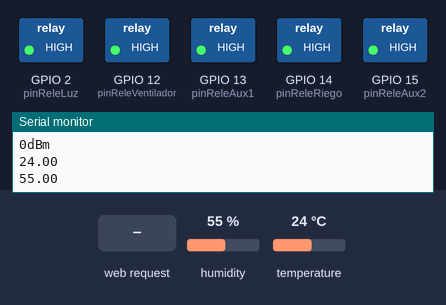
The sketch below on a simulated ESP8266 (NodeMCU). Shown: switched loads named in the sketch (green lamp = pin HIGH), the last lines printed to the serial monitor. Inputs (shaded band) come from the test bench; at power-on: humidity 55 %, temperature 24 °C. The local clock reads 2024-03-15 10:24:30 at power-on unless the sketch sets it.

Above: at 1.2 s.
1.3 s: HTTP request GET /luz received
At 2.2 s:
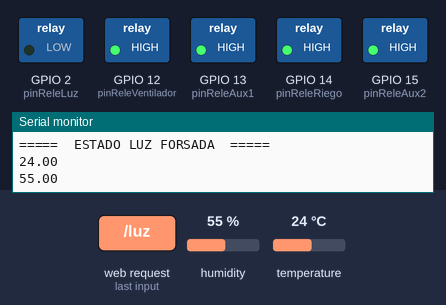
2.8 s: HTTP request GET /riego received
At 3.4 s:
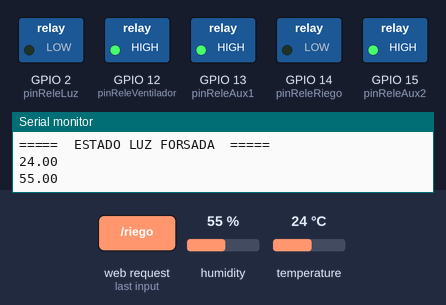
4.3 s: HTTP request GET /restaurar received
At 6.3 s:
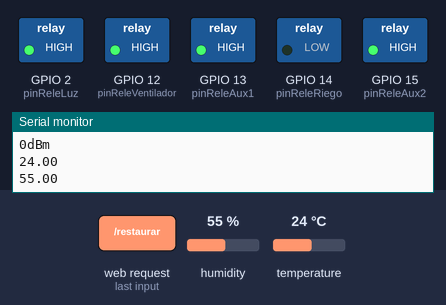
Timing chart, 0 to 7.8 s (numbered marks = the images above; inputs shaded):
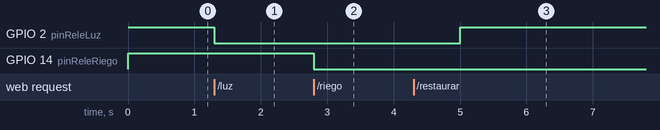

Measured:
- after the input at 1.3 s, GPIO 2 (pinReleLuz): HIGH → LOW at once
- after the input at 2.8 s, GPIO 14 (pinReleRiego): HIGH → LOW at once
- after the input at 4.3 s, GPIO 2 (pinReleLuz): LOW → HIGH after 0.70 s

The sketch:

CultivaAuto_horaTimeRTC.ino
```cpp
//  ==============================--------------------------------------- Librerias ------------------------------------==========================================
#include <Arduino.h>

#include <ESP8266WiFi.h>
#include <Hash.h>
#include <ESPAsyncTCP.h>
#include <ESPAsyncWebServer.h>

#include <Adafruit_Sensor.h>
#include <DHT.h>

//#include <Time.h>

// ============ Librerias RTC ==================
#include <Wire.h>
#include "RTClib.h"

RTC_DS1307 rtc;

#include <Time.h>

// ======================= DEACRIPCION PINES ==========================================================0
/**
 * D1 = RTC SCL
 * D2 = RTC SDA
 * D3 = RELE IN1
 * D4 = DHT 22
 * D5 = RELE IN2
 * D6 = RELE IN3
 * D7 = RELE IN4
 * D8 = RELE IN5
 */

//=================================================================================================================================================================================
//--------------- Declaracion de Varables  -----------------------


// ------- RED GENERADA -------------------------
const char* passwordNode = "cultiva2022";
const char* ssidNode = "Cultiva_Node_1";

#define DHTPIN 0     // pin D3
#define DHTTYPE    DHT22     // DHT 22 (AM2302)
DHT dht(DHTPIN, DHTTYPE);

// ---- RSSI -----
long rssi;

//----  Rele ----
int pinReleLuz = 2; // D4
int pinReleRiego = 14; // D5
int pinReleVentilador = 12; // D6
int pinReleAux1 = 13; // D7
int pinReleAux2 = 15; // D8
//int pinReleAux3 = 13; // D7

//------- parametros encendido automatico -------------
int horaInicioAutLuz = 18; // Hora inicio automatizacion luz
int minutoInicioAutLuz = 0; // Minuto inicio automatizacion luz
int horaFinAutLuz = 23; // Hora fin automatizacion luz
int minutoFinAutLuz = 0; // Minuto inicio automatizacion luz


// current temperature & humidity, updated in loop()
float t = 0.0;
float h = 0.0;

String fechaHora;
String estadoLuzStr="APAGADO";
String estadoLuzForceStr = "AUTONOMO";

//variables de control
boolean estadoLuz = false;
boolean estadoLuzForce = false;

boolean estadoRiego = false;
String estadoRiegoStr="APAGADO";

// Variables Fecha RTC
int segundo,minuto,hora,dia,mes;
long anio; //variable año
DateTime HoraFecha;

boolean isSetHoraLocal = true;
// Create AsyncWebServer object on port 80
AsyncWebServer server(80);

// Generally, you should use "unsigned long" for variables that hold time
// The value will quickly become too large for an int to store
unsigned long previousMillis = 0;    // will store last time DHT was updated

// Updates DHT readings every 10 seconds
const long interval = 1000;

const char index_html[] PROGMEM = R"rawliteral(
<!DOCTYPE HTML><html>
<head>
  <meta name="viewport" content="width=device-width, initial-scale=1">
  <style>
    html {
     font-family: Arial;
     display: inline-block;
     margin: 0px auto;
     text-align: center;
    }
    h2 { font-size: 2.0rem; }
    p { font-size: 2.0rem; }
    .units { font-size: 1.2rem; }
    .labels{
      font-size: 1 rem;
      vertical-align:middle;
      padding-bottom: 10px;
    }

      .boton_amarillo{
      display: block;
      text-align: center;
      align-items: center;
      vertical-align: middle;line-height: 80px;
      text-decoration: none;
      padding: 10px;
      width:200px;
      height:108px;
      font-weight: 400;
      font-size: 30px;
      color: #000000;
      background-color: #E6E6DA;
      border-radius: 6px;
      border: 2px solid #0016b0;
      }

      .boton_config{
        display: block;
        text-align: center;
        align-items: center;
        vertical-align: middle;
        line-height: 80px;
        text-decoration: none;
        padding: 10px;
        width:200px;
        height:108px;
        font-weight: 400;
        font-size: 30px;
        color: #ffffff;
        background-color: #8C623E;
        border-radius: 6px;
        border: 2px solid #0ca66e;
        }

      .boton_azul_claro{
        display: block;
        text-align: center;
        align-items: center;
        vertical-align: middle;
        line-height: 80px;
        text-decoration: none;
        padding: 10px;
        width:200px;
        height:108px;
        font-weight: 400;
        font-size: 30px;
        color: #ffffff;
        background-color: #2A4D39;
        border-radius: 6px;
        border: 2px solid #0ca66e;
      }
      .boton_azul_ventilador{
        display: block;
        text-align: center;
        align-items: center;
        vertical-align: middle;
        line-height: 80px;
        text-decoration: none;
        padding: 10px;
        width:200px;
        height:108px;
        font-weight: 400;
        font-size: 30px;
        color: #ffffff;
        background-color: #85A65B;
        border-radius: 6px;
        border: 2px solid #0ca66e;
      }

      .auxiliar{
        display: block;
        text-align: center;
        align-items: center;
        vertical-align: middle;
        line-height: 80px;
        text-decoration: none;
        padding: 10px;
        width:200px;
        height:108px;
        font-weight: 400;
        font-size: 30px;
        color: #ffffff;
        background-color: #CED998;
        border-radius: 6px;
        border: 2px solid #0ca66e;
      }
  </style>
</head>
<body>
  <h2>--- Node 1 ---</h2>
  <p>
    <span class="labels">Temperature</span>
    <span id="temperature">%TEMPERATURE%</span>
    <sup class="units">&deg;C</sup>
  </p>
  <p>
    <span class="labels">Humidity</span>
    <span id="humidity">%HUMIDITY%</span>
    <sup class="units">%</sup>
  </p>

  <div align='center'>
    <TABLE>
      <TR>
        <TD>
        </TD>
      </TR>
      <TR>

      </TR>
      <TR>
        <TD>
          <p id="botonLuz" class='boton_amarillo' onclick="encenderLuz()">
            LUZ
          </p>
        </TD>
      </TR>
      <TR>
        <TD>

        </TD>
      </TR>
      <TR>
        <TD>
           <p>
            <span id="estadoLogica">%ESTADO%</span>
          </p>
        </TD>
      </TR>
      <TR>

      </TR>
      <TR>
        <TD>
          <p>
            <span id="fechahora">%DATE%</span>
          </p>
        </TD>
      </TR>

      </TR>
      <TR>
        <TD>
          <a class='boton_config' >
            Config
          </a>
        </TD>
      </TR>
      <TR>

      </TR>
      <TR>
        <TD>
        </TD>
      </TR>

      </TR>
      <TR>
        <TD>
          <a class='boton_azul_claro' onclick="actionRiego()">
            Riego
          </a>
        </TD>
      </TR>
      <TR>

      </TR>
      <TR>
        <TD>

        </TD>
      </TR>

      </TR>
      <TR>
        <TD>
          <a class='boton_azul_ventilador'>
            Ventilador
          </a>
        </TD>
      </TR>
      <TR>

      </TR>
      <TR>
        <TD>
        </TD>
      </TR>

      </TR>
      <TR>
        <TD>
          <a class='auxiliar' >
            Auxiliar 1
          </a>
        </TD>
      </TR>
      <TR>

      </TR>
      <TR>
        <TD>
        </TD>
      </TR>

      </TR>
      <TR>
        <TD>
          <a class='auxiliar'>
            Auxiliar 2
          </a>
        </TD>
      </TR>
      <TR>

      </TR>
      <TR>
        <TD>
        </TD>
      </TR>

      </TR>
      <TR>
        <TD>
          <a class='auxiliar'>
            Auxiliar 3
          </a>
        </TD>
      </TR>

      <TR>

      </TR>
      <TR>
        <TD>
        </TD>
      </TR>

      </TR>
      <TR>
        <TD>
          <a class='auxiliar' onclick="restaurar()">
            Restaurar
          </a>
        </TD>
      </TR>


    </TABLE>
  </div>

</body>
<script>
setInterval(function ( ) {
  var xhttp = new XMLHttpRequest();
  xhttp.onreadystatechange = function() {
    if (this.readyState == 4 && this.status == 200) {
      document.getElementById("temperature").innerHTML = this.responseText;
    }
  };
  xhttp.open("GET", "/temperature", true);
  xhttp.send();
}, 5000 ) ;

setInterval(function ( ) {
  var xhttp = new XMLHttpRequest();
  xhttp.onreadystatechange = function() {
    if (this.readyState == 4 && this.status == 200) {
      document.getElementById("humidity").innerHTML = this.responseText;
    }
  };
  xhttp.open("GET", "/humidity", true);
  xhttp.send();
}, 5000 ) ;

setInterval(function ( ) {
  var xhttp = new XMLHttpRequest();
  xhttp.onreadystatechange = function() {
    if (this.readyState == 4 && this.status == 200) {
      if(xhttp.responseText == "ENCENDIDO"){
        document.getElementById("botonLuz").style.backgroundColor= "#EBE72F";
      } else if(xhttp.responseText == "APAGADO"){
        document.getElementById("botonLuz").style.backgroundColor= "#E6E6DA";
      }
    }
  };
  xhttp.open("GET", "/luzDaemon", true);
  xhttp.send();
}, 400 ) ;

setInterval(function ( ) {
  var xhttp = new XMLHttpRequest();
  xhttp.onreadystatechange = function() {
    if (this.readyState == 4 && this.status == 200) {
      document.getElementById("fechahora").innerHTML = this.responseText;
    }
  };
  xhttp.open("GET", "/fechahora", true);
  xhttp.send();
}, 1000 ) ;

function encenderLuz() {
  var xhttp = new XMLHttpRequest();


  xhttp.open("GET", "/luz", true);

  xhttp.onreadystatechange = function (aEvt) {
    if (xhttp.readyState == 4) {
       if(xhttp.status == 200){
          if(xhttp.responseText == "ENCENDIDO"){
            document.getElementById("botonLuz").style.backgroundColor= "#EBE72F";
          } else if(xhttp.responseText == "APAGADO"){
            document.getElementById("botonLuz").style.backgroundColor= "#E6E6DA";
          }
       }
    }
  };

  xhttp.send();
 }

 function restaurar() {
  var xhttp = new XMLHttpRequest();


  xhttp.open("GET", "/restaurar", true);

  xhttp.onreadystatechange = function (aEvt) {
    if (xhttp.readyState == 4) {
       if(xhttp.status == 200){
       }
    }

  };
  xhttp.send();
 }

 setInterval(function ( ) {
  var xhttp = new XMLHttpRequest();
  xhttp.onreadystatechange = function() {
    if (this.readyState == 4 && this.status == 200) {
      document.getElementById("estadoLogica").innerHTML = this.responseText;
    }
  };
  xhttp.open("GET", "/estadologicaDaemon", true);
  xhttp.send();
}, 400 ) ;

function actionRiego() {
  var xhttp = new XMLHttpRequest();


  xhttp.open("GET", "/riego", true);

  xhttp.onreadystatechange = function (aEvt) {
    if (xhttp.readyState == 4) {
       if(xhttp.status == 200){
       }
    }
  };

  xhttp.send();
 }

</script>
</html>)rawliteral";

String processor(const String& var){
  Serial.println(var);
  if(var == "TEMPERATURE"){
    return String(t);
  } else if(var == "HUMIDITY"){
    return String(h);
  } else if (var == "DATE"){
    return fechaHora;
  } else if (var == "ESTADO"){
    return fechaHora;
  }
  return String();
}

String eventos(const String& var){
  Serial.println(var);

  return String();
}

//  ------------------------------------------------------------------ Setups  ----------------------------------------------------------------------//

void setup(){
  // Serial port for debugging purposes
  Serial.begin(115200);
  //rtc.adjust(DateTime(2022,3,20,22,32,0));
  inicializarPines();

  rtc.begin(); //Inicializamos el RTC
  dht.begin();

  //setTime(13,51,30,18,03,2022);

  WiFi.mode(WIFI_AP_STA);

  Serial.print("Setting AP (Access Point)…");
  // Remove the password parameter, if you want the AP (Access Point) to be open
  WiFi.softAP(ssidNode, passwordNode);

  IPAddress IP = WiFi.softAPIP();
  Serial.print("AP IP address: ");
  Serial.println(IP);

  // Print ESP8266 Local IP Address
  Serial.println(WiFi.localIP());

  // Route for root / web page
  server.on("/", HTTP_GET, [](AsyncWebServerRequest *request){
    request->send_P(200, "text/html", index_html, processor);
  });
  server.on("/temperature", HTTP_GET, [](AsyncWebServerRequest *request){
    request->send_P(200, "text/plain", String(t).c_str());
  });
  server.on("/humidity", HTTP_GET, [](AsyncWebServerRequest *request){
    request->send_P(200, "text/plain", String(h).c_str());
  });

  server.on("/fechahora", HTTP_GET, [](AsyncWebServerRequest *request){
    request->send_P(200, "text/plain", fechaHora.c_str());
  });
  server.on("/luz", HTTP_GET, [](AsyncWebServerRequest *request){
    request->send_P(200, "text/plain", estadoLuzStr.c_str());
    cambiarEstadoLuz();
  });

  server.on("/luzDaemon", HTTP_GET, [](AsyncWebServerRequest *request){
    request->send_P(200, "text/plain", estadoLuzStr.c_str());
  });

  server.on("/restaurar", HTTP_GET, [](AsyncWebServerRequest *request){
    request->send_P(200, "text/plain", estadoLuzForceStr.c_str());
    estadoLuzForce = false;
    estadoLuzForceStr = "AUTONOMO";
    Serial.println("=========  AUTONOMO  =========");
  });

  server.on("/estadologicaDaemon", HTTP_GET, [](AsyncWebServerRequest *request){
    request->send_P(200, "text/plain", estadoLuzForceStr.c_str());
  });

  server.on("/riego", HTTP_GET, [](AsyncWebServerRequest *request){
    request->send_P(200, "text/plain", estadoLuzStr.c_str());
    cambiarEstadoRiego();
  });

  // Start server
  server.begin();
}

//-----------------------------------------------------------------  loops  ---------------------------------------------------------------------------------------//

void loop(){

  unsigned long currentMillis = millis();
  if (currentMillis - previousMillis >= interval) {
    // save the last time you updated the DHT values
    //loopRelog();
    loopRTC();
    loopSenal();
    loopAcciones();
    previousMillis = currentMillis;
    // Read temperature as Celsius (the default)
    float newT = dht.readTemperature();
    // Read temperature as Fahrenheit (isFahrenheit = true)
    //float newT = dht.readTemperature(true);
    // if temperature read failed, don't change t value
    if (isnan(newT)) {
      Serial.println("Fallo leyendo datos");
    }
    else {
      t = newT;
      Serial.println(t);
    }
    // Read Humidity
    float newH = dht.readHumidity();
    // if humidity read failed, don't change h value
    if (isnan(newH)) {
      Serial.println("Fallo leyendo DHT sensor!");
    }
    else {
      h = newH;
      Serial.println(h);
    }
  }

  if(isSetHoraLocal){
    setHoraLocal();
  }
}

// -------------------------------------Loop Hora --------------------------------
/**
* @Autor RagooS
* @Descripccion Metodo permite capturar informacion para la hora del sistema
* @Fecha 17/03/22
*/
/*void loopRelog() {
  // put your main code here, to run repeatedly:
  time_t t = now();

  fechaHora = (String) hour(t);
  fechaHora += ":";
  fechaHora += (String) minute(t);
  fechaHora += ":";
  fechaHora += (String) second(t);
  fechaHora += " - ";

  fechaHora += (String) day(t);
  fechaHora += "/";
  fechaHora += (String) month(t);
  fechaHora += "/";
  fechaHora += (String) year(t);
  Serial.println(fechaHora);

  if(estadoLuzForce){
    Serial.println("ESTADO LUZ FORSADA");
  } else {
    if(hour(t)>=horaInicioAutLuz && hour(t)<=horaFinAutLuz){

      if(horaInicioAutLuz == horaFinAutLuz){
        if(minute(t) >= minutoInicioAutLuz && minute(t) <= minutoFinAutLuz){
          if(!estadoLuz){
            encenderLuz();
          }
        } else {
          if(estadoLuz){
            apagarLuz();
          }
        }
      } else if(hour(t) == horaInicioAutLuz){
        if(minute(t) >= minutoInicioAutLuz){
          if(!estadoLuz){
            encenderLuz();
          }
        } else {
          if(estadoLuz){
            apagarLuz();
          }
        }
      } else if(hour(t) == horaFinAutLuz){
        if(minute(t) <= minutoFinAutLuz){
          if(!estadoLuz){
            encenderLuz();
          }
        } else {
          if(estadoLuz){
            apagarLuz();
          }
        }
      } else {
        if(!estadoLuz){
          encenderLuz();
        }
      }

    } else {
      if(estadoLuz){
        apagarLuz();
      }
    }
  }
}*/

void setHoraLocal(){
  loopRTC();
  setTime(hora,minuto,segundo,dia,mes,anio);
  isSetHoraLocal = false;
}

/**
* @Autor RagooS
* @Descripccion Metodo permite cambiar el estado de la luz
* @Fecha 29/03/22
*/
void cambiarEstadoRiego(){
  if(estadoRiego){
      apagarRiego();
    } else {
      encenderRiego();
    }
}

/**
* @Autor RagooS
* @Descripccion Metodo permite enviar señal de encendido al rele
* @Fecha 29/03/22
*/
void encenderRiego(){
  digitalWrite(pinReleRiego,LOW);
  estadoRiego = true;
  //estadoLuzStr = "ENCENDIDO";
  Serial.println("RIEGO ENCENDIDO");
}

/**
* @Autor RagooS
* @Descripccion Metodo permite enviar señal de encendido al rele
* @Fecha 29/03/22
*/
void apagarRiego(){
  digitalWrite(pinReleRiego,HIGH);
  estadoRiego = false;
  //estadoLuzStr = "ENCENDIDO";
  Serial.println("RIEGO APAGADO");
}


/**
* @Autor RagooS
* @Descripccion Metodo permite enviar señal de encendido al rele
* @Fecha 17/03/22
*/
void encenderLuz(){
  digitalWrite(pinReleLuz,LOW);
  estadoLuz = true;
  estadoLuzStr = "ENCENDIDO";
  Serial.println("ENCENDIDO");
}

/**
* @Autor RagooS
* @Descripccion Metodo permite enviar señal de agado al rele
* @Fecha 17/03/22
*/
void apagarLuz(){
  digitalWrite(pinReleLuz,HIGH);
  estadoLuz = false;
  estadoLuzStr = "APAGADO";
  Serial.println("APAGADO");
}

/**
* @Autor RagooS
* @Descripccion Metodo permite inicializar los pines del node
* @Fecha 17/03/22
*/
void inicializarPines(){

  pinMode(pinReleLuz, OUTPUT);
  pinMode(pinReleRiego, OUTPUT);
  pinMode(pinReleVentilador, OUTPUT);
  pinMode(pinReleAux1, OUTPUT);
  pinMode(pinReleAux2, OUTPUT);
  //pinMode(pinReleAux3, OUTPUT);

  digitalWrite(pinReleLuz,HIGH);
  digitalWrite(pinReleRiego,HIGH);
  digitalWrite(pinReleVentilador,HIGH);
  digitalWrite(pinReleAux1,HIGH);
  digitalWrite(pinReleAux2,HIGH);
  //digitalWrite(pinReleAux3,HIGH);

}

// --- loop Señal Wifi ------------------
void loopSenal() {
  unsigned long before = millis();
  rssi = WiFi.RSSI();

  unsigned long after = millis();
  //Serial.println(" ---- Signal strength: ");
  Serial.print(rssi);
  Serial.println("dBm");
}


// ------------------------------------- Señal Wifi RSSI --------------------------------

// Return RSSI or 0 if target ssidNode not found
int32_t getRSSI(const char* target_ssid) {
  byte available_networks = WiFi.scanNetworks();

  for (int network = 0; network < available_networks; network++) {
    String wifi = WiFi.SSID(network);
    char* wifi_ssid;
    wifi.toCharArray(wifi_ssid, 10);
    if (strcmp(wifi_ssid, target_ssid) == 0) {
      return WiFi.RSSI();
    }
  }
  return 0;
}

/**
* @Autor RagooS
* @Descripccion Metodo permite cambiar el estado de la luz
* @Fecha 17/03/22
*/
void cambiarEstadoLuz(){

  if(estadoLuz){
      estadoLuzForce = true;
      estadoLuzForceStr = "FORSADO";
      apagarLuz();
    } else {
      estadoLuzForce = true;
      estadoLuzForceStr = "FORSADO";
      encenderLuz();
    }

}

// ---------------------------------- Relog RTC -------------------------------------------------

void loopRTC(){
  HoraFecha = rtc.now(); //obtenemos la hora y fecha actual

  segundo=HoraFecha.second();
  minuto=HoraFecha.minute();
  hora=HoraFecha.hour();
  dia=HoraFecha.day();
  mes=HoraFecha.month();
  anio=HoraFecha.year();

  fechaHora = (String) hora;
  fechaHora += ":";
  fechaHora += (String) minuto;
  fechaHora += ":";
  fechaHora += (String) segundo;

  fechaHora += "  ";
  fechaHora += (String) dia;
  fechaHora += "/";
  fechaHora += (String) mes;
  fechaHora += "/";
  fechaHora += (String) anio;

  //Enviamos por el puerto serie la hora y fecha.
  Serial.print("Fecha Hora = ");
  Serial.print(fechaHora);
  Serial.println();
}

// ---------------------------------- accion en horas -------------------------------------------------
void loopAcciones(){

  if(estadoLuzForce){
    Serial.println("=====  ESTADO LUZ FORSADA  =====");
  } else {
    if(hora>=horaInicioAutLuz && hora<=horaFinAutLuz){

      if(horaInicioAutLuz == horaFinAutLuz){
        if(minuto >= minutoInicioAutLuz && minuto <= minutoFinAutLuz){
          if(!estadoLuz){
            encenderLuz();
          }
        } else {
          if(estadoLuz){
            apagarLuz();
          }
        }
      } else if(hora == horaInicioAutLuz){
        if(minuto >= minutoInicioAutLuz){
          if(!estadoLuz){
            encenderLuz();
          }
        } else {
          if(estadoLuz){
            apagarLuz();
          }
        }
      } else if(hora == horaFinAutLuz){
        if(minuto <= minutoFinAutLuz){
          if(!estadoLuz){
            encenderLuz();
          }
        } else {
          if(estadoLuz){
            apagarLuz();
          }
        }
      } else {
        if(!estadoLuz){
          encenderLuz();
        }
      }

    } else {
      if(estadoLuz){
        apagarLuz();
      }
    }
  }
}
```
